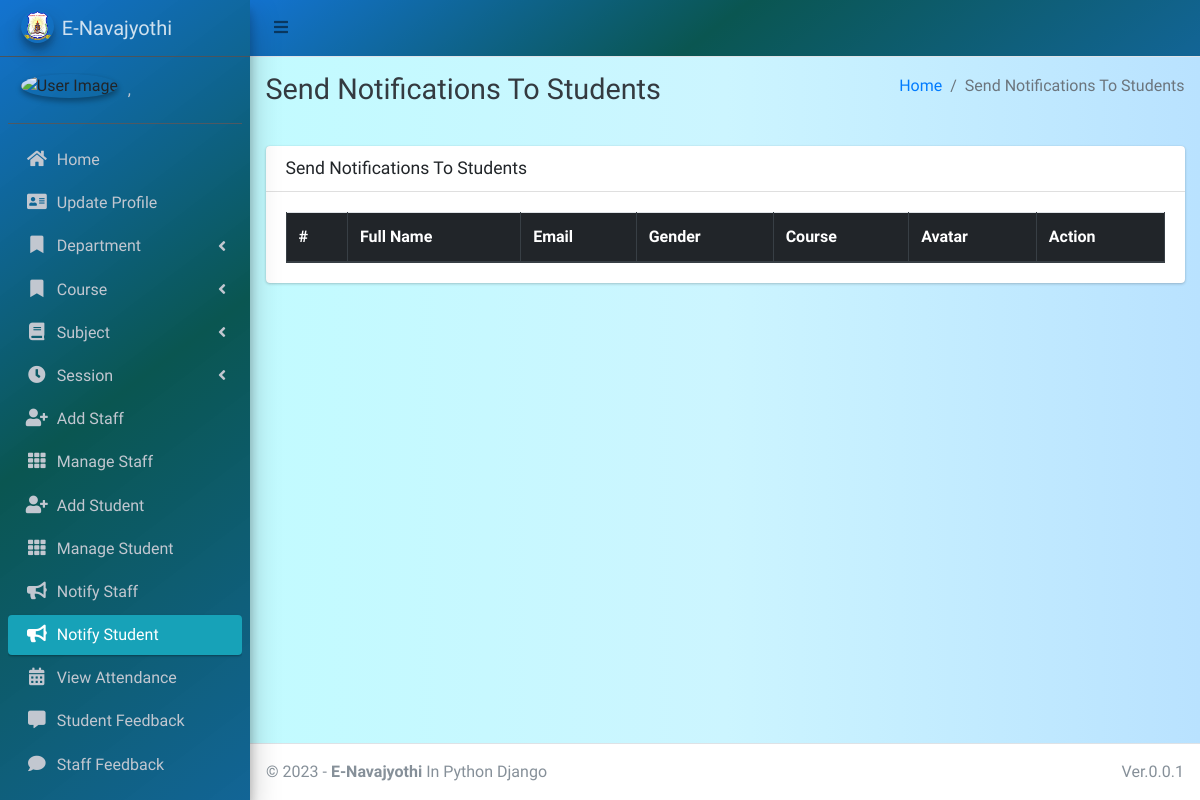
The page /admin_notify_student (signed in) on the database as committed earlier.
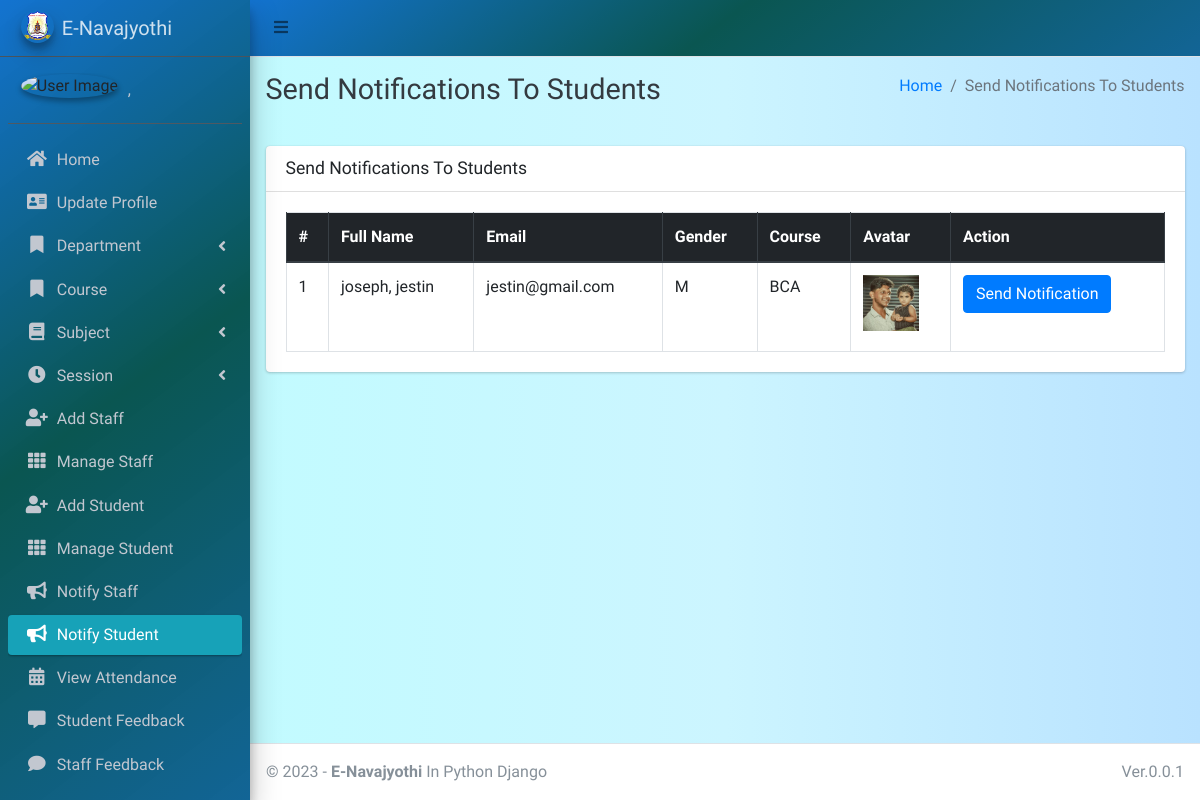
The same page on the database as committed later.
### main_app/models.py (models this page shows, shortened)
class CustomUser(AbstractUser):
    USER_TYPE = ((1, "HOD"), (2, "Staff"), (3, "Student"))
    GENDER = [("M", "Male"), ("F", "Female")]
    username = None  # Removed username, using email instead
    email = models.EmailField(unique=True)
    user_type = models.CharField(default=1, choices=USER_TYPE, max_length=1)
    gender = models.CharField(max_length=1, choices=GENDER)
    profile_pic = models.ImageField()
    address = models.TextField()
    fcm_token = models.TextField(default="")  # For firebase notifications
    created_at = models.DateTimeField(auto_now_add=True)
    updated_at = models.DateTimeField(auto_now=True)
    USERNAME_FIELD = "email"
    REQUIRED_FIELDS = []
    objects = CustomUserManager()
    phone_num = models.IntegerField(max_length=12 ,null=True,blank=False)
    aadhar_num = models.IntegerField(max_length=12,null=True,blank=False)
    date_of_birth = models.DateField(null=True,blank=False)
    def __str__(self):
        return self.last_name + ", " + self.first_name

class Student(models.Model):
    admin = models.OneToOneField(CustomUser, on_delete=models.CASCADE)
    department = models.ForeignKey(Department, on_delete=models.DO_NOTHING, null=True, blank=False)
    course = models.ForeignKey(Course, on_delete=models.DO_NOTHING, null=True, blank=False)
    session = models.ForeignKey(Session, on_delete=models.DO_NOTHING, null=True)
    phone_num = models.IntegerField(max_length=12 ,null=True,blank=False)
    aadhar_num = models.IntegerField(max_length=12,null=True,blank=False)
    date_of_birth = models.DateField(null=True,blank=False)

class Course(models.Model):
    name = models.CharField(max_length=120)
    created_at = models.DateTimeField(auto_now_add=True)
    updated_at = models.DateTimeField(auto_now=True)

### main_app/hod_views.py (the view)
# urls.py: path("admin_notify_student", hod_views.admin_notify_student,
def admin_notify_student(request):
    student = CustomUser.objects.filter(user_type=3)
    context = {
        'page_title': "Send Notifications To Students",
        'students': student
    }
    return render(request, "hod_template/student_notification.html", context)

### main_app/templates/hod_template/student_notification.html (shortened to what this page needs)
{% extends 'main_app/base.html' %}
{% load static %}
{% block page_title %}{{page_title}}{% endblock page_title %}
{% block content %}
<section class="content">
    <div class="container-fluid">
        <div class="row">
            <div class="col-md-12">
                <div class="card">
                    <div class="card-header">
                        <h3 class="card-title">{{page_title}}</h3>
                    </div>
                    <div class="card-body">
                        <table id="example2" class="table table-bordered table-hover">
                            <thead class="thead-dark">
                                <tr>
                                    <th>#</th>
                                    <th>Full Name</th>
                                    <th>Email</th>
                                    <th>Gender</th>
                                    <th>Course</th>
                                    <th>Avatar</th>
                                    <th>Action</th>
                                </tr>
                            </thead>
                            <tbody>
                                {% for student in students %}
                                <tr>
                                    <td>{{ forloop.counter }}</td>
                                    <td>{{student.last_name}}, {{student.first_name}}</td>
                                    <td>{{student.email}}</td>
                                    <td>{{student.gender}}</td>
                                    <td>{{student.student.course.name}}</td>
                                    <td>
                                        {% if student.profile_pic == ""  %}
                                        No Image
                                        {% else %}
                                        <img class="img img-fluid mb-2" height="56" width="56"
                                            src="{{student.profile_pic}}" alt="">
                                        {% endif %}
                                    </td>
                                    <td><button data-toggle = "modal" data-target = "#myModal"class="btn btn-primary show_notification" value="{{student.id}}">Send Notification</button>
                                    </td>
                                </tr>
                                {% endfor %}
                            </tbody>
                        </table>
                    </div>
                </div>
            </div>
        </div>
    </div>
</section>
{% endblock content %}

Rows that differ between the two databases and show on the page:
added CustomUser: last_name "joseph", first_name "jestin", email "jestin@gmail.com", gender "M", student.course.name "BCA", profile_pic (picture)
